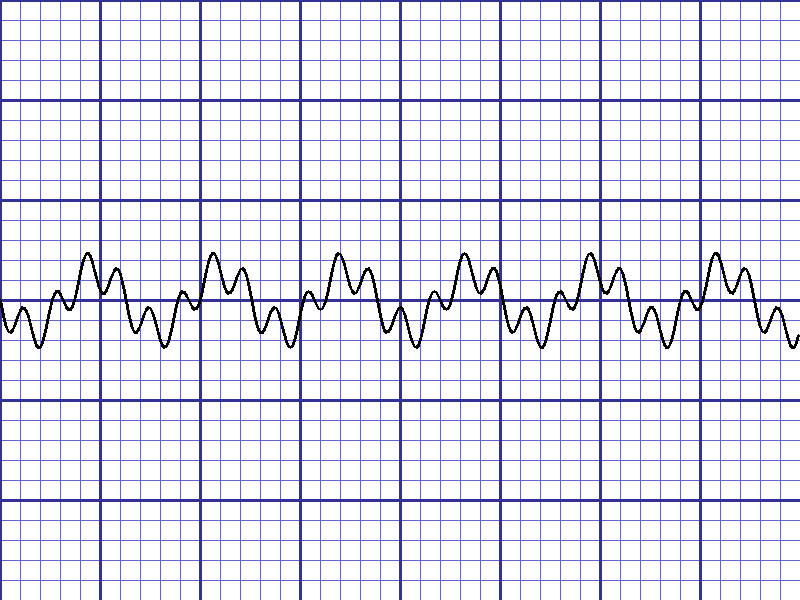
#> input picture functions_python/sample_ecg.png, 800 x 600 px
$ python -i edge_benchmarker.py   (imports and definitions only)   (older library calls are emulated)
#> lines starting #> are read from the running program, lines starting #| are printed output that depends on the picture
#> further down, picture is the input picture: shape (600, 800, 3); mean B, G, R 241.6, 228.6, 228.6
"""
EdgeBenchmarker Module
Contains three edge detection methods: Canny, Sobel, and Laplacian
"""

import numpy as np
import cv2
from typing import Dict, Tuple, Optional


class EdgeBenchmarker:
    """
    Edge detection benchmarking class.
    Implements Canny, Sobel, and Laplacian methods with optimization for different tasks.
    """

    def __init__(self):
        """Initialize EdgeBenchmarker."""
        pass

    def get_canny(self, image: np.ndarray,
                  low_threshold: Optional[int] = None,
                  high_threshold: Optional[int] = None,
                  aperture_size: int = 3,
                  l2_gradient: bool = False) -> Dict[str, np.ndarray]:
        """
        Canny edge detection - optimized for continuity.

        Best for: ECG signal extraction (produces continuous lines)

        Args:
            image: Grayscale input image
            low_threshold: Lower threshold (None = auto-calculate)
            high_threshold: Upper threshold (None = auto-calculate)
            aperture_size: Aperture size for Sobel operator (3, 5, or 7)
            l2_gradient: Use L2 gradient (more accurate but slower)

        Returns:
            Dictionary with:
            - 'edges': Binary edge map
            - 'method': 'canny'
            - 'params': Parameters used
        """
#> called with aperture_size = 3, l2_gradient = False
        # Auto-calculate thresholds if not provided
        if low_threshold is None or high_threshold is None:
            median_val = np.median(image)
#> median_val = 255
            if low_threshold is None:
                low_threshold = max(0, int(0.66 * median_val))
#> low_threshold = 168
            if high_threshold is None:
                high_threshold = min(255, int(1.33 * median_val))
#> high_threshold = 255

        # Apply Canny edge detection
        edges = cv2.Canny(image, low_threshold, high_threshold,
                         apertureSize=aperture_size, L2gradient=l2_gradient)
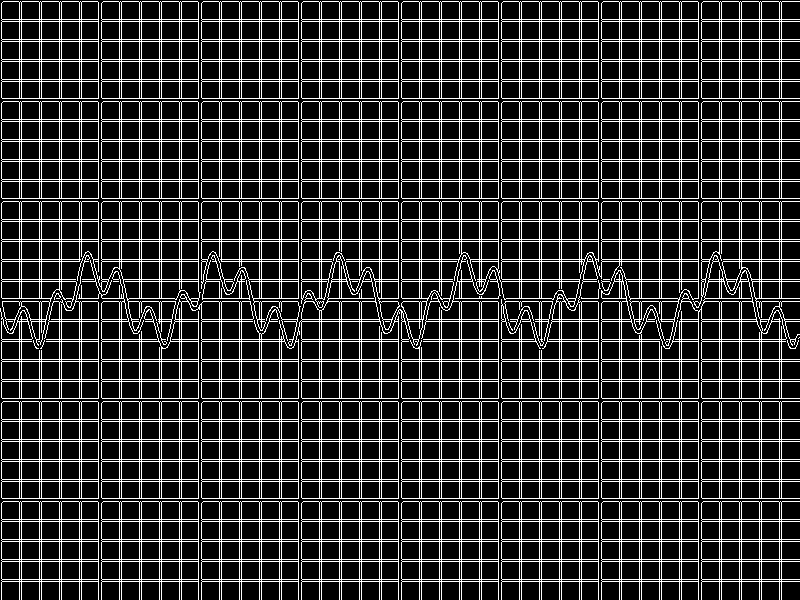
#> edges: shape (600, 800); 18.6% white in thin lines or dots

        # Convert to 8-bit unsigned integer
        edges = cv2.convertScaleAbs(edges)

        return {
            'edges': edges,
            'method': 'canny',
            'params': {
                'low_threshold': low_threshold,
                'high_threshold': high_threshold,
                'aperture_size': aperture_size,
                'l2_gradient': l2_gradient
            }
        }

    def get_sobel(self, image: np.ndarray,
                  ksize: int = 3,
                  dx: int = 1,
                  dy: int = 1,
                  scale: int = 1,
                  delta: int = 0) -> Dict[str, np.ndarray]:
        """
        Sobel operator - optimized for directional gradients.

        Best for: Document boundary detection (better at finding paper edges)

        Args:
            image: Grayscale input image
            ksize: Kernel size (1, 3, 5, or 7)
            dx: Order of derivative in x direction
            dy: Order of derivative in y direction
            scale: Optional scale factor
            delta: Optional delta value added to result

        Returns:
            Dictionary with:
            - 'edges': Combined Sobel edge map
            - 'sobel_x': X-direction gradient
            - 'sobel_y': Y-direction gradient
            - 'method': 'sobel'
            - 'params': Parameters used
        """
#> called with ksize = 3, dx = 1, dy = 1, scale = 1, delta = 0
        # Calculate Sobel gradients
        sobel_x = cv2.Sobel(image, cv2.CV_64F, dx, 0, ksize=ksize, scale=scale, delta=delta)
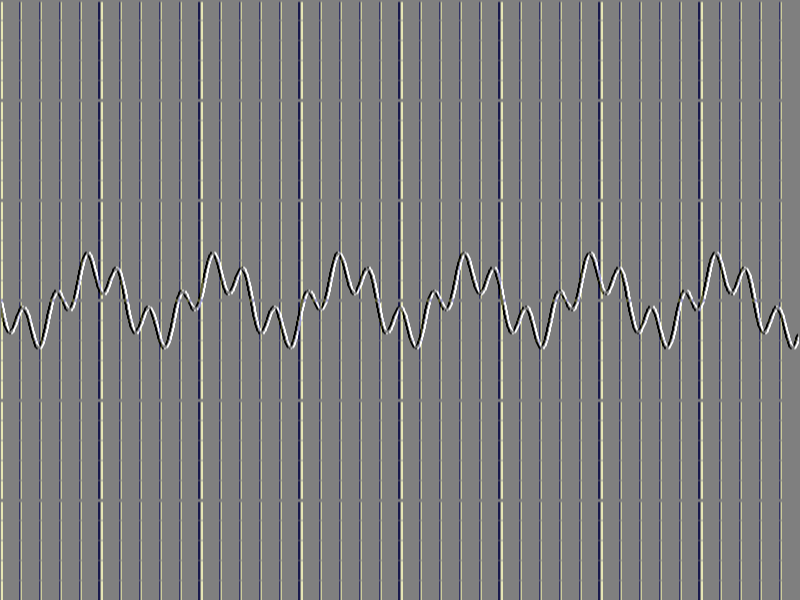
#> sobel_x: shape (600, 800, 3) float64; mean B, G, R 1, 1.9, 1.9; drawn with min black and max white
        sobel_y = cv2.Sobel(image, cv2.CV_64F, 0, dy, ksize=ksize, scale=scale, delta=delta)

        # Combine X and Y gradients
        sobel_combined = np.sqrt(sobel_x**2 + sobel_y**2)
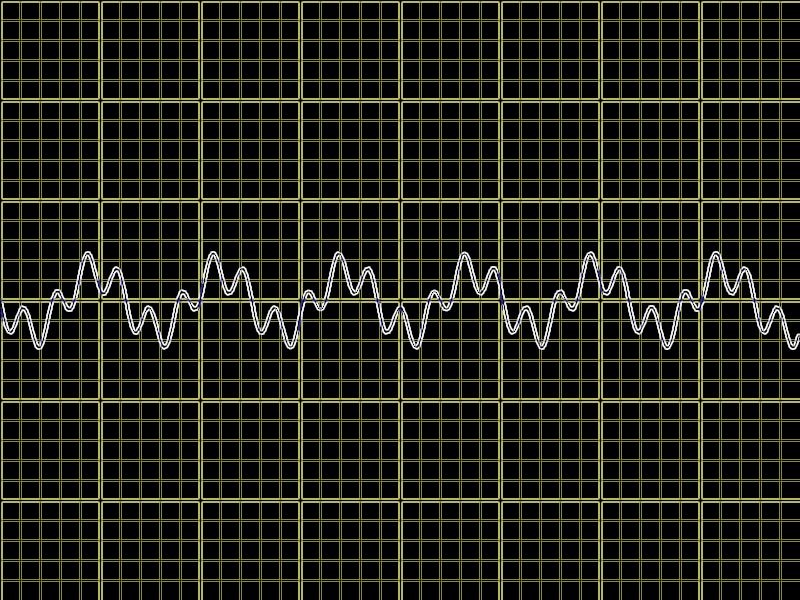
#> sobel_combined: shape (600, 800, 3) float64; mean B, G, R 78.3, 160.7, 160.7; drawn with min black and max white

        # Convert to 8-bit unsigned integer
        edges = cv2.convertScaleAbs(sobel_combined)
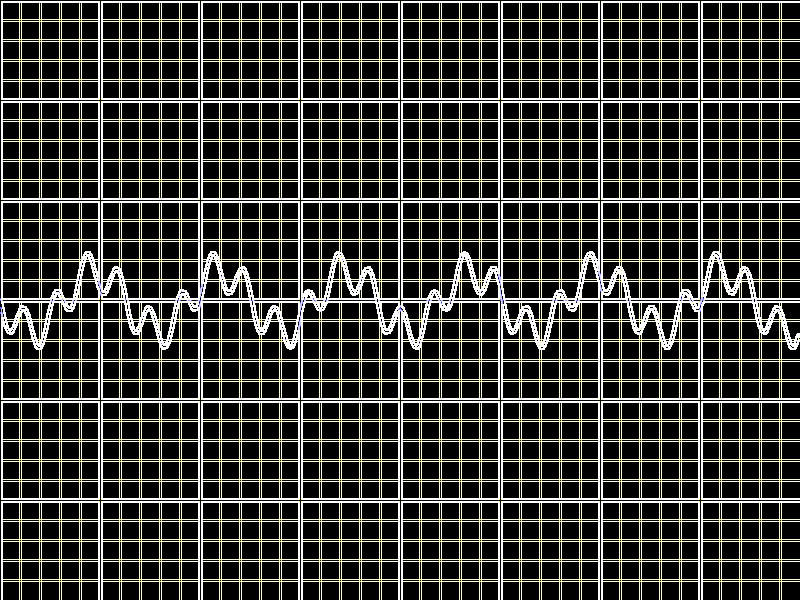
#> edges: shape (600, 800, 3); mean B, G, R 54.5, 60.1, 60.1

        # Optional: Apply threshold to reduce noise
        # Use percentile-based thresholding
        threshold = np.percentile(edges, 90)
#> threshold = 255
        _, edges = cv2.threshold(edges, threshold, 255, cv2.THRESH_BINARY)
#> edges: shape (600, 800, 3); every value is 0

        return {
            'edges': edges,
            'sobel_x': cv2.convertScaleAbs(sobel_x),
            'sobel_y': cv2.convertScaleAbs(sobel_y),
            'method': 'sobel',
            'params': {
                'ksize': ksize,
                'dx': dx,
                'dy': dy,
                'scale': scale,
                'delta': delta
            }
        }

    def get_laplacian(self, image: np.ndarray,
                      ksize: int = 3,
                      scale: int = 1,
                      delta: int = 0) -> Dict[str, np.ndarray]:
        """
        Laplacian operator - optimized for rapid intensity changes.

        Best for: Detecting sharp transitions and fine details

        Args:
            image: Grayscale input image
            ksize: Kernel size (1, 3, 5, or 7)
            scale: Optional scale factor
            delta: Optional delta value added to result

        Returns:
            Dictionary with:
            - 'edges': Laplacian edge map
            - 'method': 'laplacian'
            - 'params': Parameters used
        """
#> called with ksize = 3, scale = 1, delta = 0
        # Apply Laplacian operator
        laplacian = cv2.Laplacian(image, cv2.CV_64F, ksize=ksize, scale=scale, delta=delta)
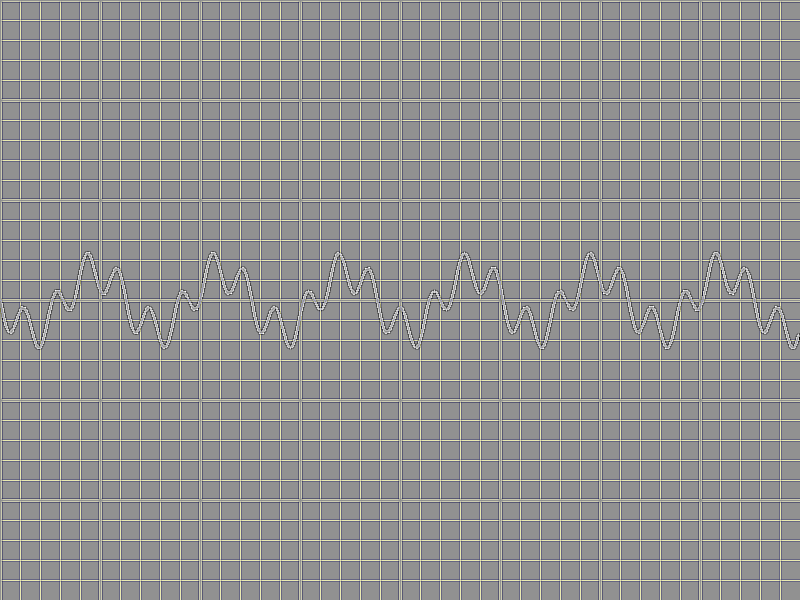
#> laplacian: shape (600, 800, 3) float64; mean B, G, R 0, 0, 0; drawn with min black and max white

        # Convert to absolute values and scale to 8-bit
        laplacian_abs = np.abs(laplacian)
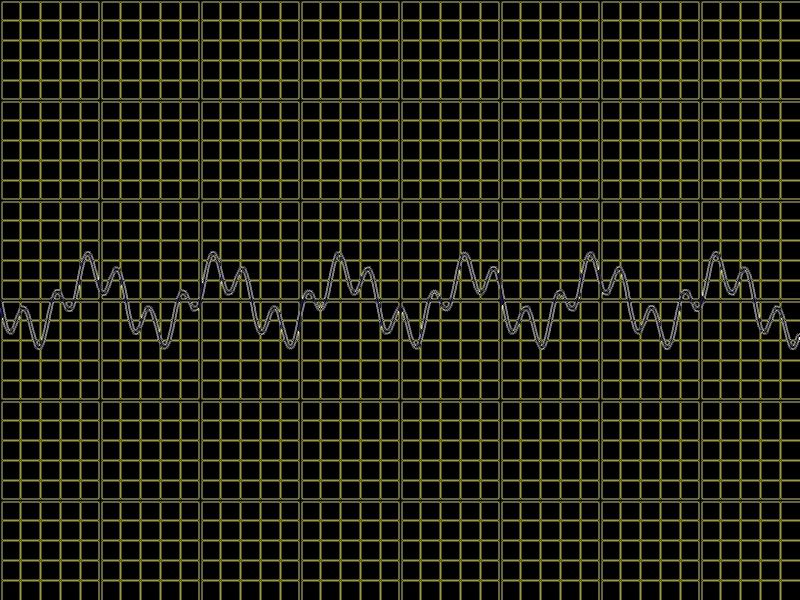
#> laplacian_abs: shape (600, 800, 3) float64; mean B, G, R 107.3, 246.8, 246.8; drawn with min black and max white

        # Convert to 8-bit unsigned integer
        edges = cv2.convertScaleAbs(laplacian_abs)
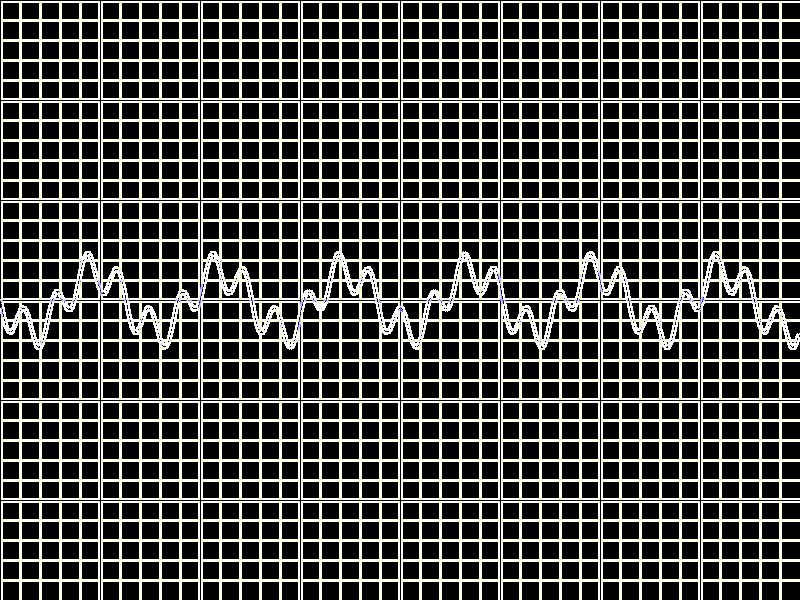
#> edges: shape (600, 800, 3); mean B, G, R 71.9, 77, 77

        # Apply percentile-based thresholding
        threshold = np.percentile(edges, 90)
#> threshold = 255
        _, edges = cv2.threshold(edges, threshold, 255, cv2.THRESH_BINARY)

        return {
            'edges': edges,
            'method': 'laplacian',
            'params': {
                'ksize': ksize,
                'scale': scale,
                'delta': delta
            }
        }

    def benchmark_all(self, image: np.ndarray,
                     canny_params: Dict = None,
                     sobel_params: Dict = None,
                     laplacian_params: Dict = None) -> Dict[str, Dict]:
        """
        Run all three edge detection methods on the same image.

        Args:
            image: Grayscale input image
            canny_params: Optional parameters for Canny
            sobel_params: Optional parameters for Sobel
            laplacian_params: Optional parameters for Laplacian

        Returns:
            Dictionary with results from all three methods
        """
        results = {}

        # Canny
        if canny_params:
            results['canny'] = self.get_canny(image, **canny_params)
        else:
            results['canny'] = self.get_canny(image)

        # Sobel
        if sobel_params:
            results['sobel'] = self.get_sobel(image, **sobel_params)
        else:
            results['sobel'] = self.get_sobel(image)

        # Laplacian
        if laplacian_params:
            results['laplacian'] = self.get_laplacian(image, **laplacian_params)
        else:
            results['laplacian'] = self.get_laplacian(image)

        return results

>>> import cv2
>>> picture = cv2.imread('../sample_ecg.png')
>>> result = EdgeBenchmarker().benchmark_all(picture)
#> result = 3 items
